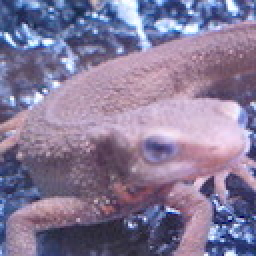
#> input picture assets/imori.jpg, 128 x 128 px (shown 2 times larger)
$ jupyter execute 'HOG .ipynb'   (older library calls are emulated)
#> lines starting #> are read from the running program, lines starting #| are printed output that depends on the picture
[cell 1]
import cv2
import numpy as np
from matplotlib import pyplot as plt

[cell 2]
img = cv2.imread("../assets/imori.jpg")
#> img is the input picture: shape (128, 128, 3); mean B, G, R 152.8, 121.8, 134.1
gray = cv2.cvtColor(img, cv2.COLOR_BGR2GRAY)
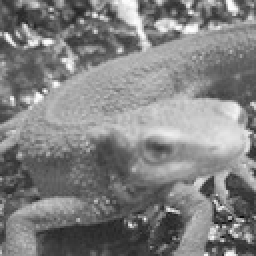
#> gray: shape (128, 128) (shown 2 times larger); min 11, max 254, mean 129
bin_n = 9

[cell 3]
def hog(img):
    #1. gx, gy
    gx = cv2.Sobel(img, cv2.CV_32F, 1, 0)
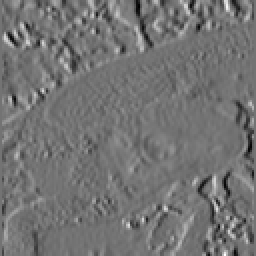
#> gx: shape (128, 128) float32 (shown 2 times larger); min -597, max 720, mean -0.1; drawn with min black and max white
    gy = cv2.Sobel(img, cv2.CV_32F, 0, 1)
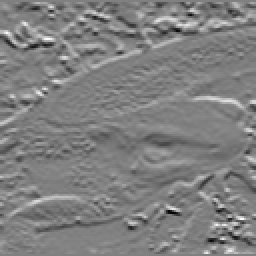
#> gy: shape (128, 128) float32 (shown 2 times larger); min -680, max 670, mean -1.9; drawn with min black and max white
    #2. gx,gy --> mag, ang
    mag, ang = cv2.cartToPolar(gx,gy)
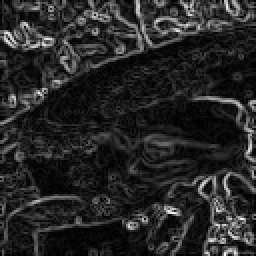
#> mag: shape (128, 128) float32 (shown 2 times larger); min 0, max 720, mean 109.6; drawn with min black and max white
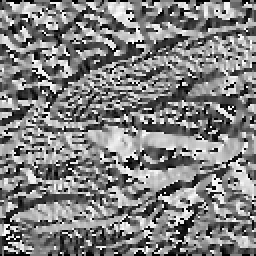
#> ang: shape (128, 128) float32 (shown 2 times larger); min 0, max 6.28, mean 3.17; drawn with min black and max white

    #3. quantization
    bins = np.int32(bin_n*ang/(2*np.pi))
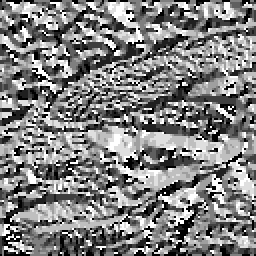
#> bins: shape (128, 128) int32 (shown 2 times larger); min 0, max 8, mean 4.05; drawn with min black and max white

    #4. divide to 8 sub-squares
    h, w = mag.shape
#> h = 128; w = 128

    N =8
    cell_N_H = h // N
#> cell_N_H = 16
    cell_N_W = w // N
#> cell_N_W = 16
    hist = np.zeros((cell_N_H, cell_N_W, bin_n), dtype= np.float32)

    for y in range(cell_N_H):
        for x in range(cell_N_W):
            for j in range(N):
                for i in range(N):
                    hist[y, x, bins[y * 4 + j, x * 4 + i]] += mag[y * 4 + j, x * 4 + i]

    Ch, Cw, _ = hist.shape
#> Ch = 16; Cw = 16
    epsilon = 1

    for y in range(Ch):
        for x in  range(Cw):
            hist[y, x] /= np.sqrt(np.sum(hist[max(y - 1, 0) : min(y + 2, Ch),
                                                                     max(x - 1, 0) : min(x + 2, Cw)] ** 2) + epsilon)
    return mag, ang, bins, hist

[cell 4]
# draw HOG
def draw(gray, histogram, N=8):
        # get shape
        H, W = gray.shape
        cell_N_H, cell_N_W, _ = histogram.shape

        ## Draw
        out = gray[1 : H + 1, 1 : W + 1].copy().astype(np.uint8)

        for y in range(cell_N_H):
            for x in range(cell_N_W):
                cx = x * N + N // 2
                cy = y * N + N // 2
                x1 = cx + N // 2 - 1
                y1 = cy
                x2 = cx - N // 2 + 1
                y2 = cy

                h = histogram[y, x] / np.sum(histogram[y, x])
                h /= h.max()

                for c in range(9):
                    #angle = (20 * c + 10 - 90) / 180. * np.pi
                    # get angle
                    angle = (20 * c + 10) / 180. * np.pi
                    rx = int(np.sin(angle) * (x1 - cx) + np.cos(angle) * (y1 - cy) + cx)
                    ry = int(np.cos(angle) * (x1 - cx) - np.cos(angle) * (y1 - cy) + cy)
                    lx = int(np.sin(angle) * (x2 - cx) + np.cos(angle) * (y2 - cy) + cx)
                    ly = int(np.cos(angle) * (x2 - cx) - np.cos(angle) * (y2 - cy) + cy)

                    # color is HOG value
                    c = int(255. * h[c])

                    # draw line
                    cv2.line(out, (lx, ly), (rx, ry), (c, c, c), thickness=1)

        return out

[cell 5]
magnitude, angle, bins, histogram = hog(gray)
# Write gradient magnitude to file
_magnitude = (magnitude / magnitude.max() * 255).astype(np.uint8)

[cell 6]
# Show Gradient
plt.imshow(_magnitude, cmap = "gray")

[cell 7]
# Write gradient angle to file
H, W, C = img.shape
#> H = 128; W = 128; C = 3
out = np.zeros((H, W, 3), dtype=np.uint8)


# define color
# bins = [1, 2, 3, 4, 5, 6, 7, 8, 9]
# angle = [0, 20,40,60,80,100,120,140,160,180]
# color = [Red, Green, Blue, Yellow, Fuchsia, Aqua, Olive, Purple, Teal]
C = [[255, 0, 0], [0, 255, 0], [0, 0, 255], [255, 255, 0], [255, 0, 255], [0, 255, 255],
     [127, 127, 0], [127, 0, 127], [0, 127, 127]]

# draw color
for i in range(9):
     out[bins == i] = C[i]

[cell 8]
# Show Gradient angle
plt.imshow(out[:,:,::-1])
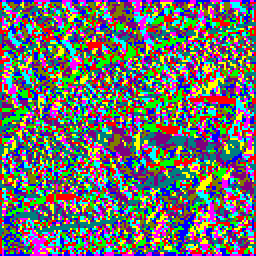
#> shown: shape (128, 128, 3) (shown 2 times larger); mean R, G, B 109, 110.4, 111.1

[cell 9]
# write gradient histogram to file
for i in range(9):
    plt.subplot(3,3,i+1)
    plt.imshow(histogram[..., i], cmap="gray")
    plt.axis('off')
    plt.xticks(color="None")
    plt.yticks(color="None")
plt.show()
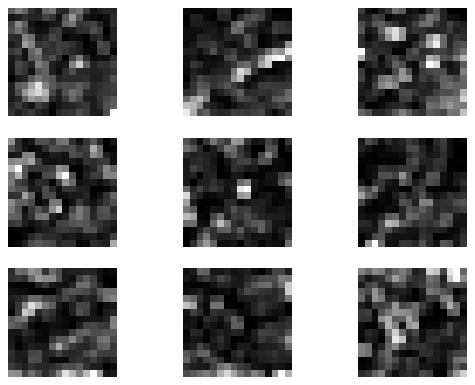
#> figure drawn by matplotlib, 9 panels

[cell 10]
out = draw(gray, histogram)
#> in draw, `out = gray[1 : H + 1, 1 : W + 1].copy().astype(np.uint8)`:
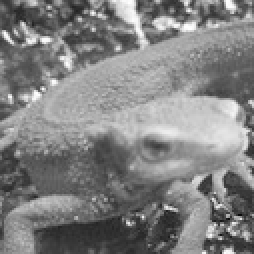
#> out: shape (127, 127) (shown 2 times larger); min 11, max 254, mean 129.2
#> after the loop in draw, `for y in range(cell_N_H):`:
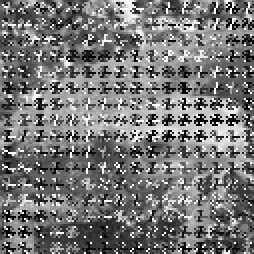
#> out: shape (127, 127) (shown 2 times larger); min 0, max 255, mean 118.4

$ run again, with assets/blox.jpg copied over assets/imori.jpg
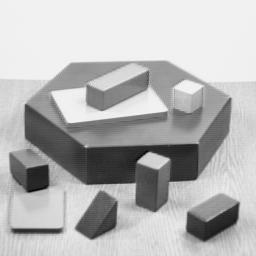
#> input picture assets/blox.jpg, 256 x 256 px
#> img is the input picture: shape (256, 256, 3); min 0, max 252, mean 182.8
#> `[cell 8]`:
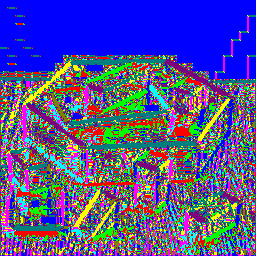
#> shown: shape (256, 256, 3); mean R, G, B 83.1, 79.5, 150.4
#> after the loop in draw, `for y in range(cell_N_H):`:
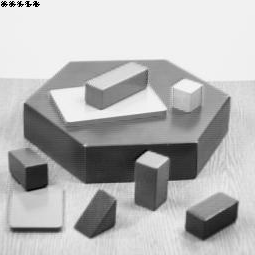
#> out: shape (255, 255); min 0, max 255, mean 182

$ run again, with assets/thorino.jpg copied over assets/imori.jpg
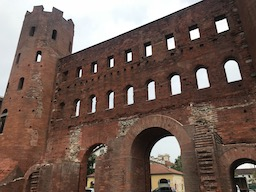
#> input picture assets/thorino.jpg, 256 x 192 px
#> img is the input picture: shape (192, 256, 3); mean B, G, R 85.6, 94.3, 114.5
#> after the loop in draw, `for y in range(cell_N_H):`:
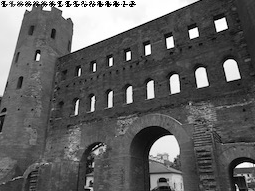
#> out: shape (191, 255); min 0, max 255, mean 96.9
